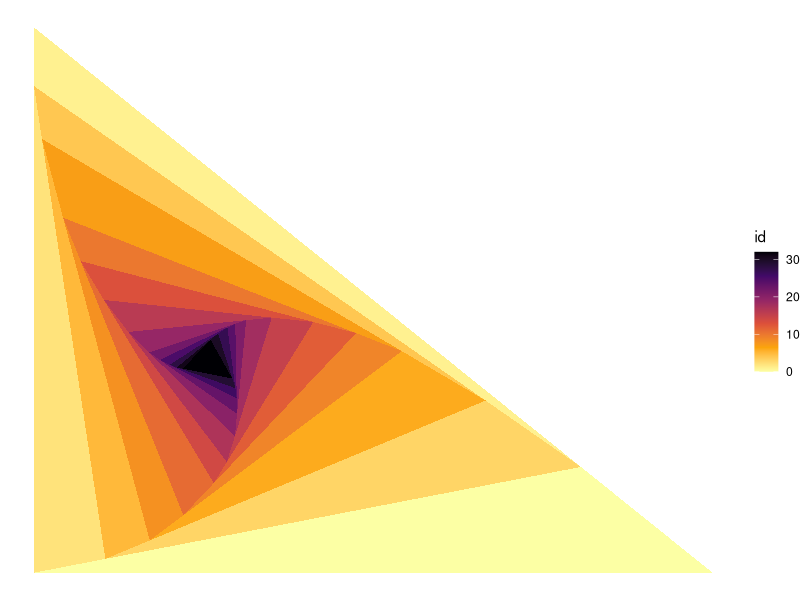
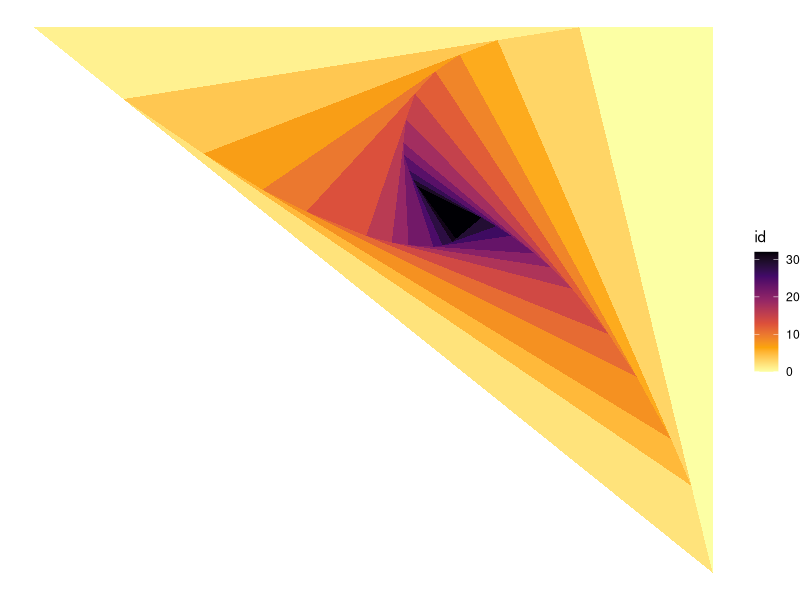
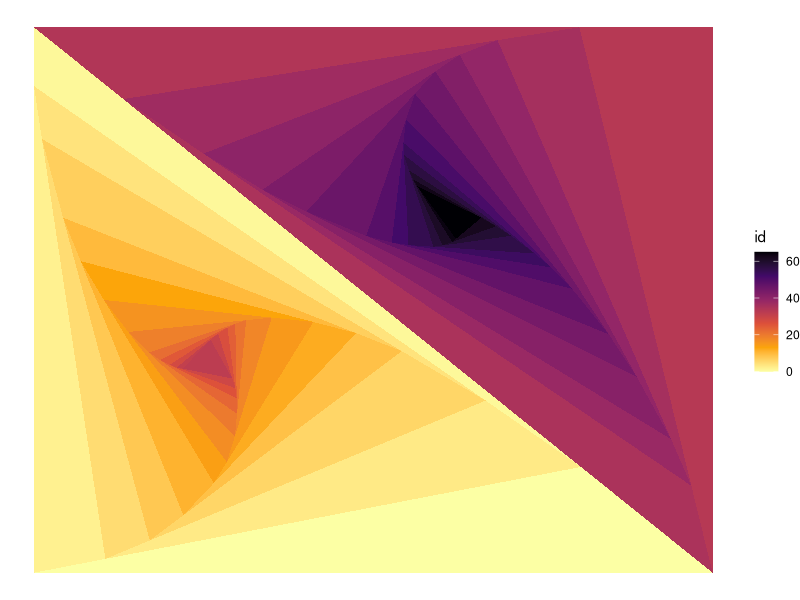
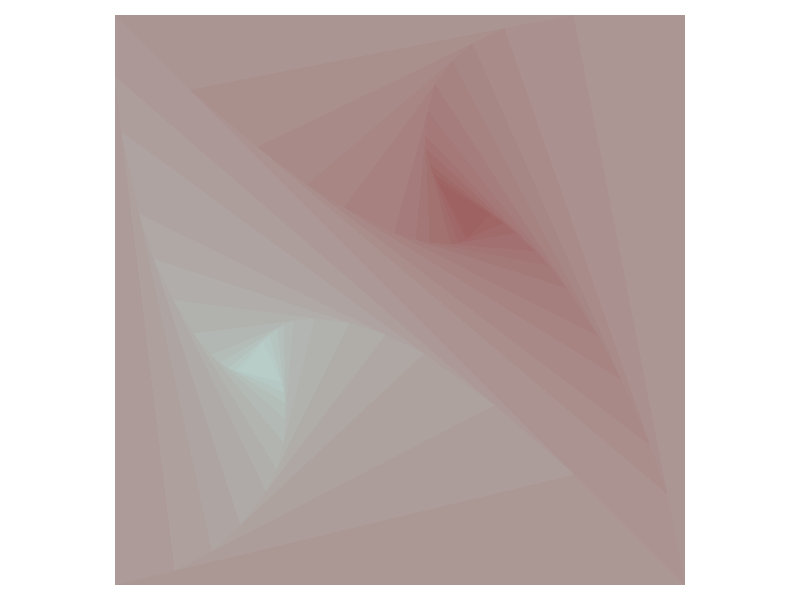
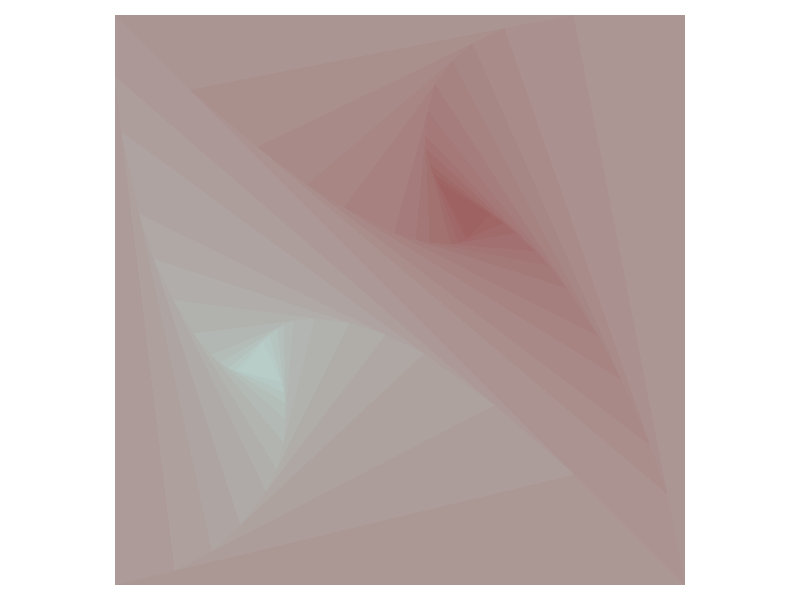

Recreate these plots in R, in order.
# triangle subdivision
# libraries ----
library(data.table)
library(ggplot2)

# functions ----
#' Find random point between two points
#'
#' @param p1 (x,y) coordinates of the first point
#' @param p2 (x,y) coordinates of the second point
#' @param lower lower limit
#' @param upper upper limit
#'
#' @return
#' @export
#'
#' @examples
random_point_between_points <- function(p1 = c(0, 0), p2 = c(1, 0), lower = .8, upper = .9)
{
    # i wanna hit point that is between lower% and upper% of total distance between given points
    boundsX <- c(min(p1[1], p2[1]), max(p1[1], p2[1]))
    newBoundsX <- c(boundsX[1] + lower * (boundsX[2]-boundsX[1]), boundsX[1] + upper * (boundsX[2]-boundsX[1]))
    boundsY <- c(min(p1[2], p2[2]), max(p1[2], p2[2]))
    newBoundsY <- c(boundsY[1] + lower * (boundsY[2]-boundsY[1]), boundsY[1] + upper * (boundsY[2]-boundsY[1]))
    
    if (p1[1] == p2[1])
    {
        randomX <- p1[1]
        notSoRandomY <- runif(n = 1, min = newBoundsY[1], max = newBoundsY[2])
    } else 
    {
        a <- (p2[2] - p1[2]) / (p2[1] - p1[1])
        b <- p1[2] - a * p1[1]    
        
        randomX <- runif(n = 1, min = newBoundsX[1], max = newBoundsX[2])
        notSoRandomY <- a * randomX + b
    }
    c(randomX, notSoRandomY)
}

#' Calculate distance between two points
#'
#' @param p1 (x,y) coordinates of the first point
#' @param p2 (x,y) coordinates of the second point
#'
#' @return
#' @export
#'
#' @examples
dist_between_points <- function(p1, p2)
{
    sqrt((p1[1]-p2[1])^2 + (p1[2]-p2[2])^2)
}

#' Simple function that basically gets specific columns from given row
#'
#' @param triangleData data.table with x and y columns
#' @param whichPoint which row 
#'
#' @return
#' @export
#'
#' @examples
get_point_from_triangle <- function(triangleData, whichPoint = 3)
{
    c(triangleData$x[whichPoint], triangleData$y[whichPoint])
}

# create data ----
# base triangle
triangFinData <- data.table(x = c(0, 1, 0), y = c(0, 0, 1), id = 0)

# copy base triangle as last triangle and establish number of iterations
lastTriangle <- copy(triangFinData)
n <- 32
for (i in 1:n)
{
    # new triangle would be: 
    # random point between second and third point from last triangle ... 
    
    # get second point of the last triangle
    p12 <- get_point_from_triangle(lastTriangle, 2)
    # get last point of previous triangle
    p13 <- get_point_from_triangle(lastTriangle, 3)
    # get random point from line connecting second point and last point ... 
    np11 <- random_point_between_points(p1 = p12, p2 = p13)
    
    # ... and its mirror image
    np11mirror <- p13 - (np11 - p12)
    
    # the one i want its closer to p12
    dist1112 <- dist_between_points(p12, np11)
    dist11mirror12 <- dist_between_points(p12, np11mirror)
    
    if (dist11mirror12 < dist1112) np11 <- np11mirror
    
    # ... and third and first point from the last triangle
    # get first point of the last triangle
    p11 <- get_point_from_triangle(lastTriangle, 1)
    
    # create new triangle
    thisTriangle <- data.table(x = c(np11[1], p13[1], p11[1]), y = c(np11[2], p13[2], p11[2]), id = i)
    
    # add data to existing set
    triangFinData <- rbind(triangFinData, thisTriangle)
    lastTriangle <- copy(thisTriangle)
}

# lets see what we've accomplished
ggplot(data = triangFinData, aes(x = x, y = y, group = id, fill = id)) + 
    geom_polygon() +
    scale_fill_viridis_c(option = "B", direction = -1) + theme_void()

# the same way create opposite triangle
oppositeTriangles <- data.table(x = c(1, 1, 0), y = c(0, 1, 1), id = 0)
lastOppTriangle <- copy(oppositeTriangles)
for (i in 1:n)
{
    # new triangle would be: 
    # random point between second and third point from last triangle ... 
    
    # get second point of the last triangle
    p12 <- get_point_from_triangle(lastOppTriangle, 2)
    # get last point of previous triangle
    p13 <- get_point_from_triangle(lastOppTriangle, 3)
    # get random point from line connecting second point and last point ... 
    np11 <- random_point_between_points(p1 = p12, p2 = p13)
    
    # ... and its mirror image
    np11mirror <- p13 - (np11 - p12)
    
    # the one i want its closer to p12
    dist1112 <- dist_between_points(p12, np11)
    dist11mirror12 <- dist_between_points(p12, np11mirror)
    
    if (dist11mirror12 < dist1112) np11 <- np11mirror
    
    # ... and third and first point from the last triangle
    # get first point of the last triangle
    p11 <- get_point_from_triangle(lastOppTriangle, 1)
    
    # create new triangle
    thisTriangle <- data.table(x = c(np11[1], p13[1], p11[1]), y = c(np11[2], p13[2], p11[2]), id = i)
    
    # add data to existing set
    oppositeTriangles <- rbind(oppositeTriangles, thisTriangle)
    lastOppTriangle <- copy(thisTriangle)
}

# check out the results
ggplot(data = oppositeTriangles, aes(x = x, y = y, group = id, fill = id)) + 
    geom_polygon() +
    scale_fill_viridis_c(option = "B", direction = -1) + theme_void()

# combine two set in one object and check out the result
twoRealms <- rbind(
    triangFinData[,.(x, y, id)],
    oppositeTriangles[,.(x, y, id = id + n + 1)]
)

ggplot(data = twoRealms, aes(x = x, y = y, group = id, fill = id)) + 
    geom_polygon() +
    scale_fill_viridis_c(option = "B", direction = -1) + theme_void()

# draw up a pallette 
myColors <- colorRampPalette(colors = c("#b8cdc8", "#9f6262"))(length(unique(twoRealms$id)))
names(myColors) <- c(c(n:0), c((n+1):(2*n+1)))

ggplot(data = twoRealms, aes(x = x, y = y, group = id, fill = as.factor(id))) + 
    geom_polygon() +
    scale_fill_manual(values = myColors) +
    theme_void() + 
    theme(
        legend.position = "none", aspect.ratio = 1, 
        plot.margin = unit(rep(-10, 4), "pt")
    )

# save result ----
ggsave(filename = "results/06_triangle_subdivision.png", height = 3, width = 3, dpi = 1440)
